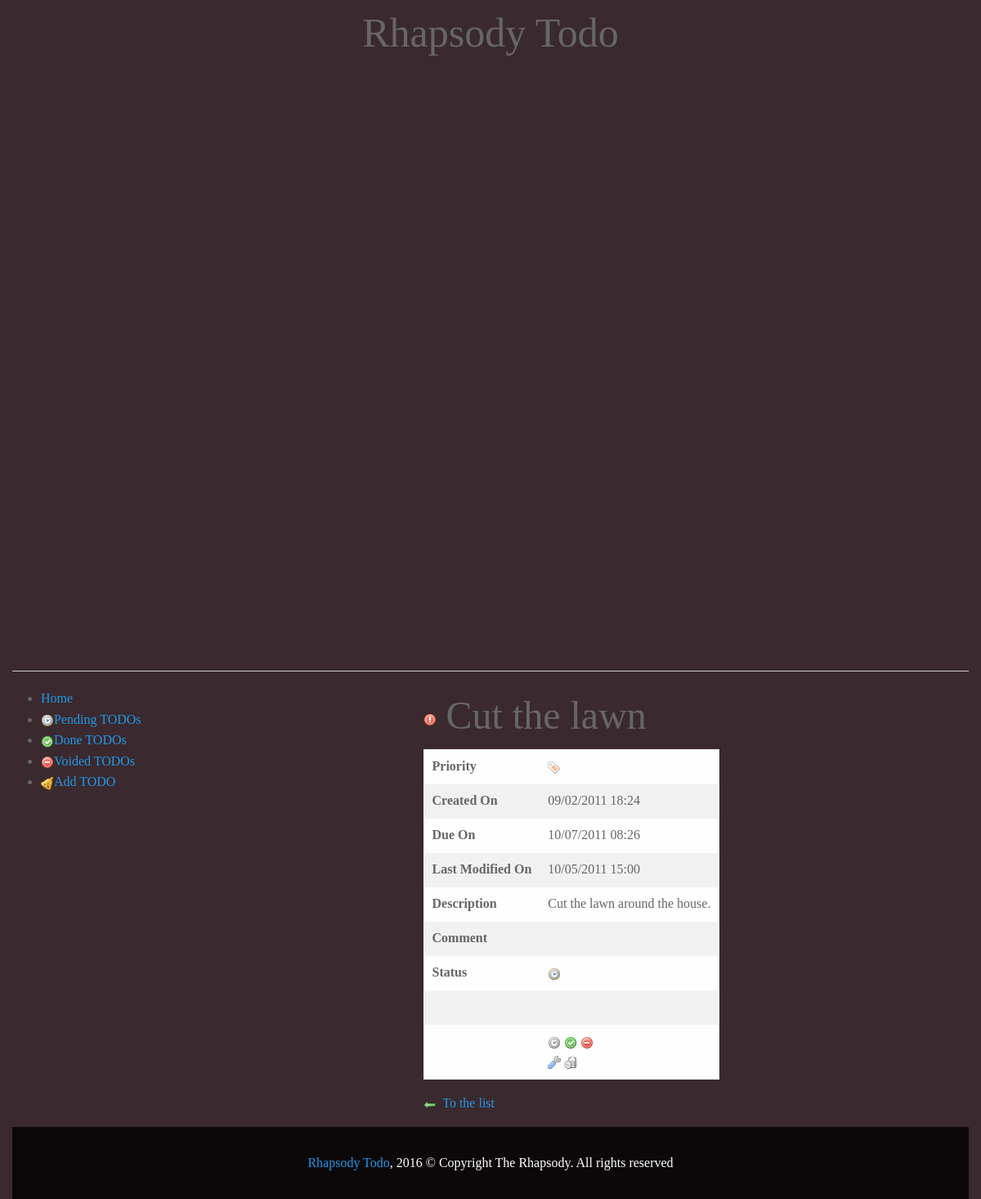
The page /index.php?page=detail&id=2 on the database its author committed.
### tables this page shows
CREATE TABLE `todo` (
    `id` INT UNSIGNED NOT NULL AUTO_INCREMENT PRIMARY KEY,
    `priority` INT(1) NOT NULL DEFAULT 2,
    `created_on` DATETIME NOT NULL,
    `due_on` DATETIME NOT NULL,
    `last_modified_on` DATETIME NOT NULL,
    `title` VARCHAR(255) NOT NULL ,
    `description` TEXT NULL,
    `comment` TEXT NULL,
    `status` ENUM('PENDING', 'DONE', 'VOIDED') NOT NULL DEFAULT 'PENDING',
    `deleted` BOOLEAN NOT NULL DEFAULT 0
);

### util/Utils.php (called while the page is built, shortened)
<?php
final class Utils {
    public static function createLink($page, array $params = array()) {
        $params = array_merge(array('page' => $page), $params);
        return 'index.php?' .http_build_query($params);
    }
    public static function formatDateTime(DateTime $date = null) {
        return $date->format('m/d/Y H:i');
    }
    public static function getUrlParam($name) {
        return $_GET[$name];
    }
    public static function getTodoByGetId() {
        $id = null;
        try {
            $id = self::getUrlParam('id');
        } catch (Exception $ex) {
            throw new NotFoundException('No TODO identifier provided.');
        }
        $dao = new TodoDao();
        $todo = $dao->findById($id);
        return $todo;
    }
    public static function capitalize($string) {
        return ucfirst(mb_strtolower($string));
    }
    public static function escape($string) {
        return htmlspecialchars($string, ENT_QUOTES);
    }
}

### config/Config.php (called while the page is built, shortened)
<?php
final class Config {
    private static $data = null;
    public static function getConfig($section = null) {
        $data = self::getData();
        return $data[$section];
    }
    private static function getData() {
        self::$data = parse_ini_file('../config/config.ini', true);
        return self::$data;
    }
}

### dao/TodoDao.php (called while the page is built, shortened)
<?php
final class TodoDao {
    private $db = null;
    public function __destruct() {
        $this->db = null;
    }
    public function findById($id) {
        $row = $this->query('SELECT * FROM todo WHERE deleted = 0 and id = ' . (int) $id)->fetch();
        $todo = new Todo();
        return $todo;
    }
    private function getDb() {
        $config = Config::getConfig("db");
        try {
            $this->db = new PDO($config['dsn'], $config['username'], $config['password']);
        } catch (Exception $ex) {
            throw new Exception('DB connection error: ' . $ex->getMessage());
        }
        return $this->db;
    }
    private function query($sql) {
        $statement = $this->getDb()->query($sql, PDO::FETCH_ASSOC);
        return $statement;
    }
}

### page/detail.php (called while the page is built)
<?php
$todo = Utils::getTodoByGetId();
$tooLate = $todo->getStatus() == Todo::STATUS_PENDING && $todo->getDueOn() < new DateTime();

### model/Todo.php (called while the page is built, shortened)
<?php
final class Todo {
    private $id;
    private $priority;
    private $createdOn;
    private $dueOn;
    private $lastModifiedOn;
    private $title;
    private $description;
    private $status;
    public function __construct() {
        $now = new DateTime();
    }
    public static function allStatuses() {
        return array(
            self::STATUS_PENDING,
            self::STATUS_DONE,
            self::STATUS_VOIDED,
        );
    }
    public static function allPriorities() {
        return array(
            self::PRIORITY_HIGH,
            self::PRIORITY_MEDIUM,
            self::PRIORITY_LOW,
        );
    }
    public function getId() {
        return $this->id;
    }
    public function setId($id) {
        $this->id = (int) $id;
    }
    public function getPriority() {
        return $this->priority;
    }
    public function setPriority($priority) {
        $this->priority = $priority;
    }
    public function getCreatedOn() {
        return $this->createdOn;
    }
    public function setCreatedOn(DateTime $createdOn) {
        $this->createdOn = $createdOn;
    }
    public function getDueOn() {
        return $this->dueOn;
    }
    public function setDueOn(DateTime $dueOn) {
        $this->dueOn = $dueOn;
    }
    public function getLastModifiedOn() {
        return $this->lastModifiedOn;
    }
    public function setLastModifiedOn(DateTime $lastModifiedOn) {
        $this->lastModifiedOn = $lastModifiedOn;
    }
    public function getTitle() {
        return $this->title;
    }
    public function setTitle($title) {
        $this->title = $title;
    }
    public function getDescription() {
        return $this->description;
    }
    public function setDescription($description) {
        $this->description = $description;
    }
    public function getStatus() {
        return $this->status;
    }
    public function setStatus($status) {
        $this->status = $status;
    }
}

### validation/TodoValidator.php (called while the page is built, shortened)
<?php
final class TodoValidator {
    private static function isValidStatus($status) {
        return in_array($status, Todo::allStatuses());
    }
    private static function isValidPriority($priority) {
        return in_array($priority, Todo::allPriorities());
    }
}

### mapping/TodoMapper.php (called while the page is built, shortened)
<?php
final class TodoMapper {
    public static function map(Todo $todo, array $properties) {
        if (array_key_exists('created_on', $properties)) {
            $createdOn = self::createDateTime($properties['created_on']);
        }
        if (array_key_exists('due_on', $properties)) {
            $dueOn = self::createDateTime($properties['due_on']);
        }
        if (array_key_exists('last_modified_on', $properties)) {
            $lastModifiedOn = self::createDateTime($properties['last_modified_on']);
        }
    }
    private static function createDateTime($input) {
        return DateTime::createFromFormat('Y-n-j H:i:s', $input);
    }
}

### page/detail.phtml (the view, shortened to what this page needs)
<h1>
    <?php if ($tooLate): ?>
        <img src="img/exclamation.png" alt="" title="Should be already done!" />
    <?php endif; ?>
    <?php echo Utils::escape($todo->getTitle()); ?>
</h1>
<table class="detail">
    <tr>
        <th>Priority</th>
        <td><img src="img/priority/<?php echo $todo->getPriority(); ?>.png" alt="Priority <?php echo $todo->getPriority(); ?>" title="Priority <?php echo $todo->getPriority(); ?>" /></td>
    </tr>
    <tr>
        <th>Created On</th>
        <td><?php echo Utils::escape(Utils::formatDateTime($todo->getCreatedOn())); ?></td>
    </tr>
    <tr>
        <th>Due On</th>
        <td>
            <?php if ($tooLate): ?><span class="too-late"><?php endif; ?>
            <?php echo Utils::escape(Utils::formatDateTime($todo->getDueOn())); ?>
            <?php if ($tooLate): ?></span><?php endif; ?>
        </td>
    </tr>
    <tr>
        <th>Last Modified On</th>
        <td><?php echo Utils::escape(Utils::formatDateTime($todo->getLastModifiedOn())); ?></td>
    </tr>
    <tr>
        <th>Description</th>
        <td><?php echo Utils::escape($todo->getDescription()); ?></td>
    </tr>
    <tr>
        <th>Comment</th>
        <td><?php echo Utils::escape($todo->getComment()); ?></td>
    </tr>
    <tr>
        <th>Status</th>
        <td><img src="img/status/<?php echo $todo->getStatus(); ?>.png" alt="" title="<?php echo Utils::capitalize($todo->getStatus()); ?>" class="icon" /></td>
    </tr>
    <tr>
        <td colspan="2">&nbsp;</td>
    </tr>
    <tr>
        <th></th>
        <td>
            <div class="statuses">
            <?php foreach (Todo::allStatuses() as $status): ?>
                <?php if ($status != $todo->getStatus()): ?>
                    <a href="<?php echo Utils::createLink('change-status', array('id' => $todo->getId(), 'status' => $status)); ?>" title="Change TODO status to <?php echo Utils::capitalize($status); ?>." class="change-status-link"
                       ><img src="img/status/<?php echo $status; ?>.png" alt="" title="Make it <?php echo Utils::capitalize($status); ?>." class="icon" /></a>
                <?php else: ?>
                    <img src="img/status/<?php echo $status; ?>-disabled.png" alt="" title="This TODO is already <?php echo Utils::capitalize($status); ?>." class="icon" />
                <?php endif; ?>
            <?php endforeach; ?>
            </div>
            <div class="actions">
                <a href="<?php echo Utils::createLink('add-edit', array('id' => $todo->getId())); ?>"><img src="img/action/edit.png" alt="" title="Edit it." class="icon" /></a>
                <a href="<?php echo Utils::createLink('delete', array('id' => $todo->getId())); ?>" id="delete-link"><img src="img/action/delete.png" alt="" title="Delete it." class="icon" /></a>
            </div>
        </td>
    </tr>
</table>
<p>
    <?php $backLink = Utils::createLink('list', array('status' => $todo->getStatus())); ?>
    <a href="<?php echo $backLink; ?>"><img src="img/action/back.png" alt="" title="Back to the list." class="icon"/></a>&nbsp;
    <a href="<?php echo $backLink; ?>">To the list</a>
</p>

### web/css/app.css (style rules this page uses)
html, body { font-family: 'Raleway', serif; color: #666; text-align: justify; background: #3a292e; }
h1, h2, h3, h4, h5, h6 { font-family: 'Raleway', serif; }

### rows shown on the page
todo: title "Cut the lawn", description "Cut the lawn around the house.", status (picture)

### other values the page prints
Utils::escape(Utils::formatDateTime($todo->getCreatedOn())) "09/02/2011 18:24"
Utils::escape(Utils::formatDateTime($todo->getDueOn())) "10/07/2011 08:26"
Utils::escape(Utils::formatDateTime($todo->getLastModifiedOn())) "10/05/2011 15:00"
